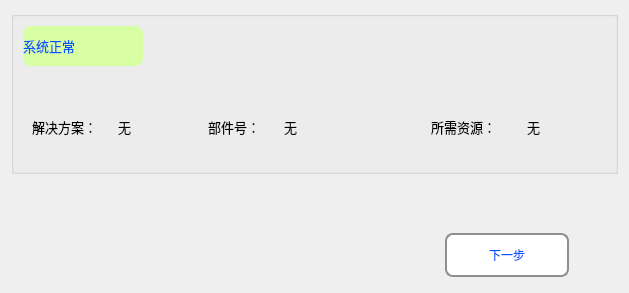
      <widget class="QWidget" name="page_main_diagnosis_result_system_OK">
       <property name="styleSheet">
        <string notr="true">QWidget#page_main_diagnosis_result_system_OK{
border-image: url(:/new/prefix1/Diagnosis_Image/BG_new.png);}</string>
       </property>
       <layout class="QVBoxLayout" name="verticalLayout_15">
        <item>
         <widget class="QGroupBox" name="groupBox_result_module_2">
          <property name="maximumSize">
           <size>
            <width>16777215</width>
            <height>16777215</height>
           </size>
          </property>
          <property name="title">
           <string/>
          </property>
          <layout class="QGridLayout" name="gridLayout_14">
           <item row="2" column="0" colspan="2">
            <widget class="QWidget" name="widget_result_solve_2" native="true">
             <property name="minimumSize">
              <size>
               <width>0</width>
               <height>70</height>
              </size>
             </property>
             <property name="maximumSize">
              <size>
               <width>16777215</width>
               <height>70</height>
              </size>
             </property>
             <layout class="QHBoxLayout" name="horizontalLayout_42">
              <item>
               <widget class="QLabel" name="label_result_solve_fuction_3">
                <property name="minimumSize">
                 <size>
                  <width>80</width>
                  <height>0</height>
                 </size>
                </property>
                <property name="maximumSize">
                 <size>
                  <width>80</width>
                  <height>16777215</height>
                 </size>
                </property>
                <property name="font">
                 <font>
                  <family>微软雅黑</family>
                  <pointsize>10</pointsize>
                 </font>
                </property>
                <property name="styleSheet">
                 <string notr="true">/*QLabel { 
    border-radius: 8px; 
    min-width: 120px;
    min-height: 40px;
	background-color: rgb(216, 255, 164);
	color: rgb(0, 85, 255);
	font: 75 10pt &quot;微软雅黑&quot;;
 }*/</string>
                </property>
                <property name="text">
                 <string>解决方案：</string>
                </property>
               </widget>
              </item>
              <item>
               <widget class="QLabel" name="label_result_solve_fuction_4">
                <property name="minimumSize">
                 <size>
                  <width>0</width>
                  <height>0</height>
                 </size>
                </property>
                <property name="maximumSize">
                 <size>
                  <width>16777215</width>
                  <height>16777215</height>
                 </size>
                </property>
                <property name="font">
                 <font>
                  <family>微软雅黑</family>
                  <pointsize>10</pointsize>
                 </font>
                </property>
                <property name="styleSheet">
                 <string notr="true">/*QLabel { 
    border-radius: 8px; 
    min-width: 120px;
    min-height: 40px;
	background-color: rgb(216, 255, 164);
	color: rgb(0, 85, 255);
	font: 75 10pt &quot;微软雅黑&quot;;
 }*/</string>
                </property>
                <property name="text">
                 <string>无</string>
                </property>
               </widget>
              </item>
              <item>
               <spacer name="horizontalSpacer_98">
                <property name="orientation">
                 <enum>Qt::Horizontal</enum>
                </property>
                <property name="sizeHint" stdset="0">
                 <size>
                  <width>40</width>
                  <height>20</height>
                 </size>
                </property>
               </spacer>
              </item>
              <item>
               <widget class="QLabel" name="label_result_module_number_title_4">
                <property name="minimumSize">
                 <size>
                  <width>70</width>
                  <height>0</height>
                 </size>
                </property>
                <property name="maximumSize">
                 <size>
                  <width>70</width>
                  <height>16777215</height>
                 </size>
                </property>
                <property name="font">
                 <font>
                  <family>微软雅黑</family>
                  <pointsize>10</pointsize>
                  <weight>50</weight>
                  <bold>false</bold>
                 </font>
                </property>
                <property name="text">
                 <string>部件号：</string>
                </property>
               </widget>
              </item>
              <item>
               <widget class="QLabel" name="label_result_module_number_title_5">
                <property name="minimumSize">
                 <size>
                  <width>70</width>
                  <height>0</height>
                 </size>
                </property>
                <property name="maximumSize">
                 <size>
                  <width>16777215</width>
                  <height>16777215</height>
                 </size>
                </property>
                <property name="font">
                 <font>
                  <family>微软雅黑</family>
                  <pointsize>10</pointsize>
                  <weight>50</weight>
                  <bold>false</bold>
                 </font>
                </property>
                <property name="text">
                 <string>无</string>
                </property>
               </widget>
              </item>
              <item>
               <spacer name="horizontalSpacer_105">
                <property name="orientation">
                 <enum>Qt::Horizontal</enum>
                </property>
                <property name="sizeHint" stdset="0">
                 <size>
                  <width>40</width>
                  <height>20</height>
                 </size>
                </property>
               </spacer>
              </item>
              <item>
               <widget class="QLabel" name="label_result_solve_needs_title_2">
                <property name="minimumSize">
                 <size>
                  <width>90</width>
                  <height>0</height>
                 </size>
                </property>
                <property name="maximumSize">
                 <size>
                  <width>90</width>
                  <height>16777215</height>
                 </size>
                </property>
                <property name="font">
                 <font>
                  <family>微软雅黑</family>
                  <pointsize>10</pointsize>
                  <weight>50</weight>
                  <bold>false</bold>
                 </font>
                </property>
                <property name="text">
                 <string>所需资源：</string>
                </property>
               </widget>
              </item>
              <item>
               <widget class="QLabel" name="label_result_module_number_title_6">
                <property name="minimumSize">
                 <size>
                  <width>70</width>
                  <height>0</height>
                 </size>
                </property>
                <property name="maximumSize">
                 <size>
                  <width>16777215</width>
                  <height>16777215</height>
                 </size>
                </property>
                <property name="font">
                 <font>
                  <family>微软雅黑</family>
                  <pointsize>10</pointsize>
                  <weight>50</weight>
                  <bold>false</bold>
                 </font>
                </property>
                <property name="text">
                 <string>无</string>
                </property>
                <property name="wordWrap">
                 <bool>false</bool>
                </property>
               </widget>
              </item>
             </layout>
            </widget>
           </item>
           <item row="1" column="0" colspan="2">
            <spacer name="horizontalSpacer_155">
             <property name="orientation">
              <enum>Qt::Horizontal</enum>
             </property>
             <property name="sizeHint" stdset="0">
              <size>
               <width>40</width>
               <height>20</height>
              </size>
             </property>
            </spacer>
           </item>
           <item row="0" column="0">
            <widget class="QLabel" name="label_result_2">
             <property name="minimumSize">
              <size>
               <width>120</width>
               <height>40</height>
              </size>
             </property>
             <property name="maximumSize">
              <size>
               <width>16777215</width>
               <height>16777215</height>
              </size>
             </property>
             <property name="font">
              <font>
               <family>微软雅黑</family>
               <pointsize>10</pointsize>
               <weight>9</weight>
               <italic>false</italic>
               <bold>false</bold>
              </font>
             </property>
             <property name="styleSheet">
              <string notr="true">QLabel { 
    /*border: 2px solid #8f8f91;*/
    border-radius: 8px; 
    min-width: 120px;
    min-height: 40px;
	background-color: rgb(216, 255, 164);
	color: rgb(0, 85, 255);
	font: 75 10pt &quot;微软雅黑&quot;;
 }</string>
             </property>
             <property name="text">
              <string>系统正常</string>
             </property>
             <property name="wordWrap">
              <bool>false</bool>
             </property>
            </widget>
           </item>
           <item row="0" column="1">
            <spacer name="horizontalSpacer_139">
             <property name="orientation">
              <enum>Qt::Horizontal</enum>
             </property>
             <property name="sizeHint" stdset="0">
              <size>
               <width>40</width>
               <height>20</height>
              </size>
             </property>
            </spacer>
           </item>
          </layout>
         </widget>
        </item>
        <item>
         <spacer name="verticalSpacer_23">
          <property name="orientation">
           <enum>Qt::Vertical</enum>
          </property>
          <property name="sizeHint" stdset="0">
           <size>
            <width>20</width>
            <height>40</height>
           </size>
          </property>
         </spacer>
        </item>
        <item>
         <widget class="QWidget" name="widget_slolve_button_page_2" native="true">
          <layout class="QHBoxLayout" name="horizontalLayout_48">
           <item>
            <spacer name="horizontalSpacer_272">
             <property name="orientation">
              <enum>Qt::Horizontal</enum>
             </property>
             <property name="sizeHint" stdset="0">
              <size>
               <width>28</width>
               <height>20</height>
              </size>
             </property>
            </spacer>
           </item>
           <item>
            <spacer name="horizontalSpacer_273">
             <property name="orientation">
              <enum>Qt::Horizontal</enum>
             </property>
             <property name="sizeHint" stdset="0">
              <size>
               <width>35</width>
               <height>20</height>
              </size>
             </property>
            </spacer>
           </item>
           <item>
            <spacer name="horizontalSpacer_274">
             <property name="orientation">
              <enum>Qt::Horizontal</enum>
             </property>
             <property name="sizeHint" stdset="0">
              <size>
               <width>17</width>
               <height>20</height>
              </size>
             </property>
            </spacer>
           </item>
           <item>
            <spacer name="horizontalSpacer_275">
             <property name="orientation">
              <enum>Qt::Horizontal</enum>
             </property>
             <property name="sizeHint" stdset="0">
              <size>
               <width>35</width>
               <height>20</height>
              </size>
             </property>
            </spacer>
           </item>
           <item>
            <spacer name="horizontalSpacer_276">
             <property name="orientation">
              <enum>Qt::Horizontal</enum>
             </property>
             <property name="sizeHint" stdset="0">
              <size>
               <width>34</width>
               <height>20</height>
              </size>
             </property>
            </spacer>
           </item>
           <item>
            <spacer name="horizontalSpacer_277">
             <property name="orientation">
              <enum>Qt::Horizontal</enum>
             </property>
             <property name="sizeHint" stdset="0">
              <size>
               <width>35</width>
               <height>20</height>
              </size>
             </property>
            </spacer>
           </item>
           <item>
            <spacer name="horizontalSpacer_278">
             <property name="orientation">
              <enum>Qt::Horizontal</enum>
             </property>
             <property name="sizeHint" stdset="0">
              <size>
               <width>54</width>
               <height>20</height>
              </size>
             </property>
            </spacer>
           </item>
           <item>
            <spacer name="horizontalSpacer_279">
             <property name="orientation">
              <enum>Qt::Horizontal</enum>
             </property>
             <property name="sizeHint" stdset="0">
              <size>
               <width>53</width>
               <height>20</height>
              </size>
             </property>
            </spacer>
           </item>
           <item>
            <spacer name="horizontalSpacer_280">
             <property name="orientation">
              <enum>Qt::Horizontal</enum>
             </property>
             <property name="sizeHint" stdset="0">
              <size>
               <width>44</width>
               <height>20</height>
              </size>
             </property>
            </spacer>
           </item>
           <item>
            <spacer name="horizontalSpacer_281">
             <property name="orientation">
              <enum>Qt::Horizontal</enum>
             </property>
             <property name="sizeHint" stdset="0">
              <size>
               <width>39</width>
               <height>20</height>
              </size>
             </property>
            </spacer>
           </item>
           <item>
            <spacer name="horizontalSpacer_282">
             <property name="orientation">
              <enum>Qt::Horizontal</enum>
             </property>
             <property name="sizeHint" stdset="0">
              <size>
               <width>17</width>
               <height>20</height>
              </size>
             </property>
            </spacer>
           </item>
           <item>
            <spacer name="horizontalSpacer_283">
             <property name="orientation">
              <enum>Qt::Horizontal</enum>
             </property>
             <property name="sizeHint" stdset="0">
              <size>
               <width>34</width>
               <height>20</height>
              </size>
             </property>
            </spacer>
           </item>
           <item>
            <widget class="QToolButton" name="toolButton_resule_OK_next">
             <property name="minimumSize">
              <size>
               <width>124</width>
               <height>44</height>
              </size>
             </property>
             <property name="maximumSize">
              <size>
               <width>100</width>
               <height>35</height>
              </size>
             </property>
             <property name="styleSheet">
              <string notr="true">QToolButton { 
    border: 2px solid #8f8f91;
    border-radius: 8px; 
    min-width: 120px;
    min-height: 40px;
	background-color: rgb(255, 255, 255);
	color: rgb(0, 85, 255);
	font: 75 12pt &quot;微软雅黑&quot;;
 }
QToolButton:pressed {
    border: 2px solid #8f8f91;
    border-radius: 6px; 
    background-color: rgb(255, 255, 255);
    min-width: 120px;
    min-height: 40px;
	color: rgb(0, 85, 255);
	font: 75 10pt &quot;微软雅黑&quot;;
}</string>
             </property>
             <property name="text">
              <string>下一步</string>
             </property>
            </widget>
           </item>
           <item>
            <spacer name="horizontalSpacer_284">
             <property name="orientation">
              <enum>Qt::Horizontal</enum>
             </property>
             <property name="sizeHint" stdset="0">
              <size>
               <width>40</width>
               <height>20</height>
              </size>
             </property>
            </spacer>
           </item>
          </layout>
         </widget>
        </item>
       </layout>
      </widget>
